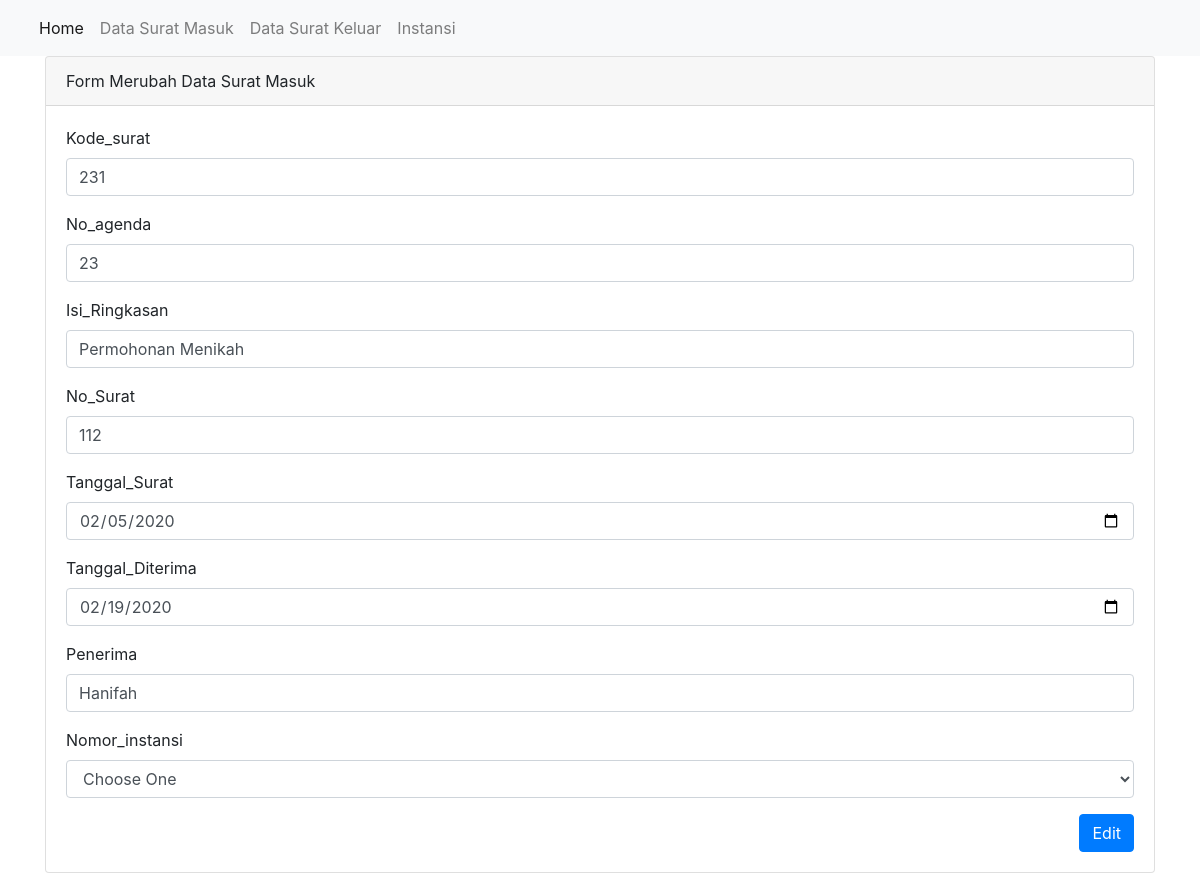
The page /surat_masuk/edit/231 on the database its author committed.
### tables this page shows
CREATE TABLE `surat_masuk` (
  `kode_surat` int(100) NOT NULL,
  `nomor_instansi` int(100) NOT NULL,
  `no_agenda` int(100) NOT NULL,
  `isi_ringkasan` varchar(100) NOT NULL,
  `no_surat` varchar(100) NOT NULL,
  `tgl_surat` date NOT NULL,
  `tgl_diterima` date NOT NULL,
  `penerima` varchar(100) NOT NULL
);

### application/controllers/surat_masuk.php (called while the page is built, shortened)
<?php
class surat_masuk extends CI_Controller
{
        public function __construct()
        {
                $this->load->model('suratmasuk_model');
        }
        public function edit($kode_surat)
        {
                $data['title'] = 'Form Edit Data Surat';
                $this->load->model('instansi_model');
                $this->load->model('suratmasuk_model');
                $data['instansi'] = $this->instansi_model->getAllinstansi();
                $data['surat_masuk'] = $this->suratmasuk_model->getsuratByID($kode_surat);
                $this->load->helper(array('form', 'url'));
                $this->load->library('form_validation');
                $this->form_validation->set_rules('no_agenda', 'No_agenda', 'required|numeric');
                $this->form_validation->set_rules('isi_ringkasan', 'Isi_ringkasan', 'required');
                $this->form_validation->set_rules('no_surat', 'No_surat', 'required');
                $this->form_validation->set_rules('tgl_surat', 'Tgl_surat', 'required|date');
                $this->form_validation->set_rules('tgl_diterima', 'Tgl_diterima', 'required|date');
                $this->form_validation->set_rules('penerima', 'Penerima', 'required');
                $this->form_validation->set_rules('nomor_instansi', 'Nomor_instansi', 'required');
                if ($this->form_validation->run() == FALSE) {
                        $this->load->view('template/header', $data);
                        $this->load->view('surat_masuk/edit', $data);
                        $this->load->view('template/footer');
                } else {
                        $this->suratmasuk_model->ubahdatasrtmk();
                        $this->session->set_flashdata('flash-data', 'diedit');
                        redirect('surat_masuk', 'refresh');
                }
        }
}

### index.php (called while the page is built, shortened)
<?php
require_once BASEPATH.'core/CodeIgniter.php';

### application/models/suratmasuk_model.php (called while the page is built, shortened)
<?php
class suratmasuk_model extends CI_Model
{
    public function getsuratByID($kode_surat)
    {
        return $this->db->get_where('surat_masuk', ['kode_surat' => $kode_surat])->row();
    }
}

### application/views/surat_masuk/edit.php (the view, shortened to what this page needs)
<div class="container">
	<div class="card">
		<div class="card-header">
			Form Merubah Data Surat Masuk
		</div>
		<div class="card-body">
			<form action="" method="POST">
				<div class="form-group">
					<label for="kode_surat">Kode_surat</label>
					<input type="number" class="form-control" id="kode_surat" value="<?= $surat_masuk->kode_surat ?>" name="Kode_surat">
				</div>
				<div class="form-group">
					<label for="no_agenda">No_agenda</label>
					<input type="number" class="form-control" id="no_agenda" value="<?= $surat_masuk->no_agenda ?>" name="no_agenda">
				</div>
				<div class="form-group">
					<label for="isi_ringkasan">Isi_Ringkasan</label>
					<input type="text" class="form-control" id="isi" value="<?= $surat_masuk->isi_ringkasan ?>" name="isi_ringkasan">
				</div>
				<div class="form-group">
					<label for="no_surat">No_Surat</label>
					<input type="number" class="form-control" id="no" value="<?= $surat_masuk->no_surat ?>" name="no_surat">
				</div>
				<div class="form-group">
					<label for="tgl_surat">Tanggal_Surat</label>
					<input type="date" class="form-control" id="tgl" value="<?= $surat_masuk->tgl_surat ?>" name="tgl_surat">
				</div>
				<div class="form-group">
					<label for="tgl_diterima">Tanggal_Diterima</label>
					<input type="date" class="form-control" id="tgl_diterima" value="<?= $surat_masuk->tgl_diterima ?>" name="tgl_diterima">
				</div>
				<div class="form-group">
					<label for="penerima">Penerima</label>
					<input type="text" class="form-control" id="penerima" value="<?= $surat_masuk->penerima ?>" name="penerima">
				</div>
				<div class="form-group">
					<label for="kode">Nomor_instansi</label>
					<select class="form-control" name="nomor_instansi" id="nomor_instansi" name="nomor_instansi">
						<option selected>Choose One</option>
					</select>
				</div>
				<button type="submit" name="edit" class="btn btn-primary float-right">Edit</button>
			</form>
		</div>
	</div>
</div>

### rows shown on the page
surat_masuk: Kode_surat "231", no_agenda "23", isi_ringkasan "Permohonan Menikah", no_surat "112", tgl_surat "02/05/2020", tgl_diterima "02/19/2020", penerima "Hanifah"
